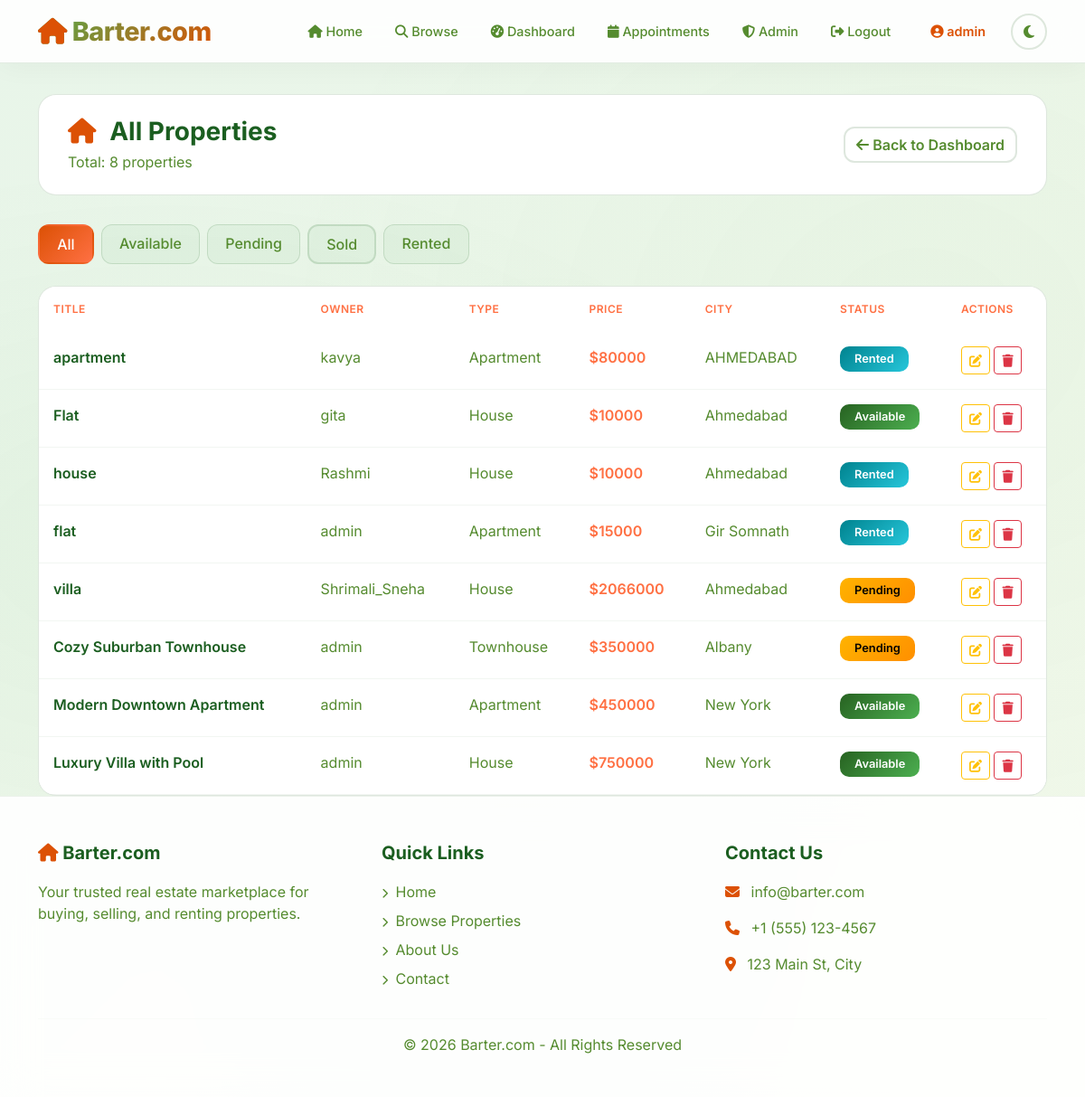
Page /admin-area/properties/ (signed in) on the committed database.
### properties/models.py (models this page shows, shortened)
class Property(models.Model):
    PROPERTY_TYPES = [
        ('house', 'House'),
        ('apartment', 'Apartment'),
        ('condo', 'Condo'),
        ('townhouse', 'Townhouse'),
        ('land', 'Land'),
        ('commercial', 'Commercial'),
    ]
    STATUS_CHOICES = [
        ('available', 'Available'),
        ('sold', 'Sold'),
        ('rented', 'Rented'),
        ('pending', 'Pending'),
    ]
    title = models.CharField(max_length=200)
    slug = models.SlugField(max_length=200, unique=True, blank=True)
    description = models.TextField()
    property_type = models.CharField(max_length=20, choices=PROPERTY_TYPES, default='house')
    status = models.CharField(max_length=20, choices=STATUS_CHOICES, default='available')
    price = models.DecimalField(max_digits=12, decimal_places=2)
    area = models.DecimalField(max_digits=10, decimal_places=2, help_text="Area in sq ft")
    bedrooms = models.IntegerField(default=0)
    bathrooms = models.IntegerField(default=0)
    address = models.CharField(max_length=255)
    city = models.CharField(max_length=100)
    state = models.CharField(max_length=100)
    zip_code = models.CharField(max_length=20)
    main_image = models.ImageField(upload_to='properties/images/', blank=True, null=True)
    owner = models.ForeignKey(User, on_delete=models.CASCADE, related_name='properties')
    created_at = models.DateTimeField(auto_now_add=True)
    updated_at = models.DateTimeField(auto_now=True)
    class Meta:
        ordering = ['-created_at']

### properties/views.py (the view)
# urls.py: path('admin-area/properties/', views.admin_property_list, name='admin_property_list'),
@staff_member_required
def admin_property_list(request):
    status_filter = request.GET.get('status', '')
    properties = Property.objects.all().order_by('-created_at')
    if status_filter:
        properties = properties.filter(status=status_filter)
    return render(request, 'admin_property_list.html', {
        'properties': properties,
        'status_filter': status_filter,
    })

### templates/admin_property_list.html (shortened to what this page needs)
{% extends 'base.html' %}
{% block content %}
<div class="admin-header d-flex flex-wrap justify-content-between align-items-center">
    <div>
        <h3 class="fw-bold mb-1" style="color: var(--text-primary);"><i class="fas fa-home me-2" style="color: var(--orange-accent);"></i> All Properties</h3>
        <p style="color: var(--text-secondary); margin-bottom: 0;">Total: {{ properties|length }} properties</p>
    </div>
    <a href="{% url 'properties:admin_dashboard' %}" class="btn btn-outline-secondary mt-3 mt-md-0">
        <i class="fas fa-arrow-left"></i> Back to Dashboard
    </a>
</div>
<div class="mb-4 d-flex flex-wrap gap-2">
    <a href="{% url 'properties:admin_property_list' %}" class="btn filter-pill btn-outline-secondary {% if not status_filter %}active{% endif %}">All</a>
    <a href="{% url 'properties:admin_property_list' %}?status=available" class="btn filter-pill btn-outline-success {% if status_filter == 'available' %}active{% endif %}">Available</a>
    <a href="{% url 'properties:admin_property_list' %}?status=pending" class="btn filter-pill btn-outline-warning {% if status_filter == 'pending' %}active{% endif %}">Pending</a>
    <a href="{% url 'properties:admin_property_list' %}?status=sold" class="btn filter-pill btn-outline-secondary {% if status_filter == 'sold' %}active{% endif %}">Sold</a>
    <a href="{% url 'properties:admin_property_list' %}?status=rented" class="btn filter-pill btn-outline-info {% if status_filter == 'rented' %}active{% endif %}">Rented</a>
</div>
<div class="admin-card">
    <div class="table-responsive">
        <table class="table table-hover mb-0">
            <thead>
                <tr>
                    <th>Title</th>
                    <th>Owner</th>
                    <th>Type</th>
                    <th>Price</th>
                    <th>City</th>
                    <th>Status</th>
                    <th>Actions</th>
                </tr>
            </thead>
            <tbody>
                {% for p in properties %}
                <tr>
                    <td><a href="{% url 'properties:admin_property_detail' p.pk %}" class="text-decoration-none fw-semibold" style="color: var(--text-primary);">{{ p.title|truncatechars:25 }}</a></td>
                    <td style="color: var(--text-secondary);">{{ p.owner.username }}</td>
                    <td style="color: var(--text-secondary);">{{ p.get_property_type_display }}</td>
                    <td style="color: var(--orange-light); font-weight: 600;">${{ p.price|floatformat:0 }}</td>
                    <td style="color: var(--text-secondary);">{{ p.city }}</td>
                    <td>
                        <span class="badge {% if p.status == 'available' %}bg-success{% elif p.status == 'pending' %}bg-warning{% elif p.status == 'sold' %}bg-secondary{% else %}bg-info{% endif %}">
                            {{ p.get_status_display }}
                        </span>
                    </td>
                    <td>
                        <a href="{% url 'properties:admin_property_detail' p.pk %}" class="btn btn-sm btn-outline-warning" title="Manage"><i class="fas fa-edit"></i></a>
                        <a href="{% url 'properties:admin_property_delete' p.pk %}" class="btn btn-sm btn-outline-danger" title="Delete"><i class="fas fa-trash"></i></a>
                    </td>
                </tr>
                {% empty %}
                <tr><td colspan="7" class="text-center py-4" style="color: var(--text-muted);">No properties found.</td></tr>
                {% endfor %}
            </tbody>
        </table>
    </div>
</div>
{% endblock %}

### templates/base.html (shortened to what this page needs)
<!DOCTYPE html>
<html lang="en" data-theme="light">
<head>
    <link href="https://cdn.jsdelivr.net/npm/bootstrap@5.3.0/dist/css/bootstrap.min.css" rel="stylesheet">
    <link rel="stylesheet" href="https://cdnjs.cloudflare.com/ajax/libs/font-awesome/6.4.0/css/all.min.css">
</head>
<body>
    <nav class="navbar navbar-expand-lg fixed-top">
        <div class="container">
            <a class="navbar-brand" href="{% url 'properties:home' %}">
                <i class="fas fa-home"></i> Barter.com
            </a>
            <div class="collapse navbar-collapse" id="navbarNav">
                <ul class="navbar-nav ms-auto align-items-center gap-1">
                    <li class="nav-item">
                        <a class="nav-link" href="{% url 'properties:home' %}">
                            <i class="fas fa-home"></i> Home
                        </a>
                    </li>
                    <li class="nav-item">
                        <a class="nav-link" href="{% url 'properties:property_search' %}">
                            <i class="fas fa-search"></i> Browse
                        </a>
                    </li>
                    {% if user.is_authenticated %}
                        <li class="nav-item">
                            <a class="nav-link" href="{% url 'properties:dashboard' %}">
                                <i class="fas fa-tachometer-alt"></i> Dashboard
                            </a>
                        </li>
                        <li class="nav-item">
                            <a class="nav-link" href="{% url 'properties:my_appointments' %}">
                                <i class="fas fa-calendar"></i> Appointments
                            </a>
                        </li>
                        {% if user.is_staff %}
                            <li class="nav-item">
                                <a class="nav-link" href="{% url 'properties:admin_dashboard' %}">
                                    <i class="fas fa-shield-alt"></i> Admin
                                </a>
                            </li>
                        {% endif %}
                        <li class="nav-item">
                            <a class="nav-link" href="{% url 'properties:logout' %}">
                                <i class="fas fa-sign-out-alt"></i> Logout
                            </a>
                        </li>
                        <li class="nav-item ms-2">
                            <span class="nav-link" style="color: var(--orange-accent) !important; font-weight: 600;">
                                <i class="fas fa-user-circle"></i> {{ user.username }}
                            </span>
                        </li>
                    {% endif %}
                    <li class="nav-item ms-2">
                        <button class="theme-toggle-btn" id="themeToggle" title="Toggle theme">
                            <i class="fas fa-moon" id="themeIcon"></i>
                        </button>
                    </li>
                </ul>
            </div>
        </div>
    </nav>
    <main>
        <div class="container mt-4" style="position: relative; z-index: 1;">
            {% block content %}{% endblock %}
        </div>
    </main>
    <footer class="footer mt-auto">
        <div class="container">
            <div class="row g-4">
                <div class="col-md-4">
                    <h5><i class="fas fa-home" style="color: var(--orange-accent);"></i> Barter.com</h5>
                    <p>Your trusted real estate marketplace for buying, selling, and renting properties.</p>
                </div>
                <div class="col-md-4">
                    <h5>Quick Links</h5>
                    <ul class="list-unstyled">
                        <li class="mb-2"><a href="{% url 'properties:home' %}"><i class="fas fa-chevron-right me-1" style="font-size: 0.7rem;"></i> Home</a></li>
                        <li class="mb-2"><a href="{% url 'properties:property_search' %}"><i class="fas fa-chevron-right me-1" style="font-size: 0.7rem;"></i> Browse Properties</a></li>
                        <li class="mb-2"><a href="#"><i class="fas fa-chevron-right me-1" style="font-size: 0.7rem;"></i> About Us</a></li>
                        <li class="mb-2"><a href="#"><i class="fas fa-chevron-right me-1" style="font-size: 0.7rem;"></i> Contact</a></li>
                    </ul>
                </div>
                <div class="col-md-4">
                    <h5>Contact Us</h5>
                    <p><i class="fas fa-envelope me-2" style="color: var(--orange-accent);"></i> info@barter.com</p>
                    <p><i class="fas fa-phone me-2" style="color: var(--orange-accent);"></i> +1 (555) 123-4567</p>
                    <p><i class="fas fa-map-marker-alt me-2" style="color: var(--orange-accent);"></i> 123 Main St, City</p>
                </div>
            </div>
            <hr>
            <div class="text-center">
                <p>&copy; 2026 Barter.com - All Rights Reserved</p>
            </div>
        </div>
    </footer>
</body>
</html>

### rows in the picture
Property: title "apartment", owner.username "kavya", property_type "Apartment", price "80000", city "AHMEDABAD", status "Rented"
Property: title "Flat", owner.username "gita", property_type "House", price "10000", city "Ahmedabad", status "Available"
Property: title "house", owner.username "Rashmi", property_type "House", price "10000", city "Ahmedabad", status "Rented"
Property: title "flat", owner.username "admin", property_type "Apartment", price "15000", city "Gir Somnath", status "Rented"
Property: title "villa", owner.username "Shrimali_Sneha", property_type "House", price "2066000", city "Ahmedabad", status "Pending"
Property: title "Cozy Suburban Townhouse", owner.username "admin", property_type "Townhouse", price "350000", city "Albany", status "Pending"
Property: title "Modern Downtown Apartment", owner.username "admin", property_type "Apartment", price "450000", city "New York", status "Available"
Property: title "Luxury Villa with Pool", owner.username "admin", property_type "House", price "750000", city "New York", status "Available"

### other values in the picture
{{ user.username }} "admin"
{{ properties|length }} "8"
